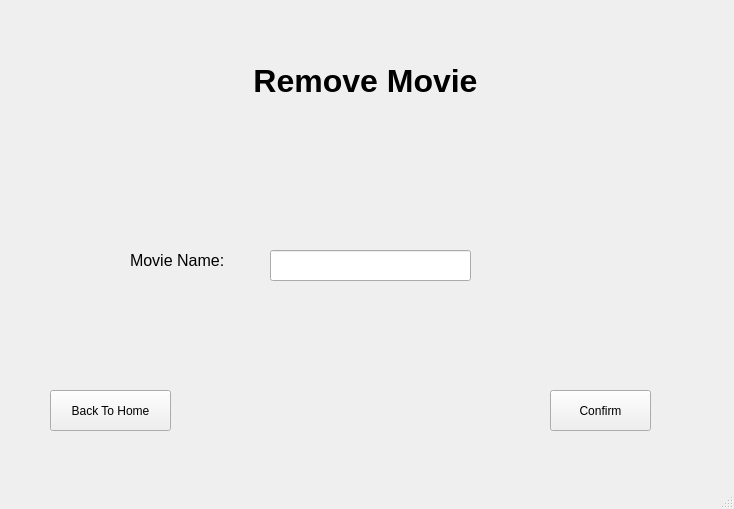
<?xml version="1.0" encoding="UTF-8"?>
<ui version="4.0">
 <class>MainWindow</class>
 <widget class="QMainWindow" name="MainWindow">
  <property name="geometry">
   <rect>
    <x>0</x>
    <y>0</y>
    <width>734</width>
    <height>509</height>
   </rect>
  </property>
  <property name="windowTitle">
   <string>MainWindow</string>
  </property>
  <widget class="QWidget" name="centralwidget">
   <widget class="QLabel" name="label">
    <property name="geometry">
     <rect>
      <x>200</x>
      <y>0</y>
      <width>331</width>
      <height>161</height>
     </rect>
    </property>
    <property name="font">
     <font>
      <pointsize>24</pointsize>
      <bold>true</bold>
     </font>
    </property>
    <property name="text">
     <string>Remove Movie</string>
    </property>
    <property name="alignment">
     <set>Qt::AlignCenter</set>
    </property>
   </widget>
   <widget class="QLabel" name="label_2">
    <property name="geometry">
     <rect>
      <x>130</x>
      <y>240</y>
      <width>131</width>
      <height>41</height>
     </rect>
    </property>
    <property name="font">
     <font>
      <pointsize>12</pointsize>
     </font>
    </property>
    <property name="text">
     <string>Movie Name:</string>
    </property>
   </widget>
   <widget class="QLineEdit" name="name">
    <property name="geometry">
     <rect>
      <x>270</x>
      <y>250</y>
      <width>201</width>
      <height>31</height>
     </rect>
    </property>
   </widget>
   <widget class="QPushButton" name="confirm">
    <property name="geometry">
     <rect>
      <x>550</x>
      <y>390</y>
      <width>101</width>
      <height>41</height>
     </rect>
    </property>
    <property name="text">
     <string>Confirm</string>
    </property>
   </widget>
   <widget class="QPushButton" name="Back">
    <property name="geometry">
     <rect>
      <x>50</x>
      <y>390</y>
      <width>121</width>
      <height>41</height>
     </rect>
    </property>
    <property name="text">
     <string>Back To Home</string>
    </property>
   </widget>
  </widget>
  <widget class="QMenuBar" name="menubar">
   <property name="geometry">
    <rect>
     <x>0</x>
     <y>0</y>
     <width>734</width>
     <height>25</height>
    </rect>
   </property>
  </widget>
  <widget class="QStatusBar" name="statusbar"/>
 </widget>
 <resources/>
 <connections/>
</ui>
